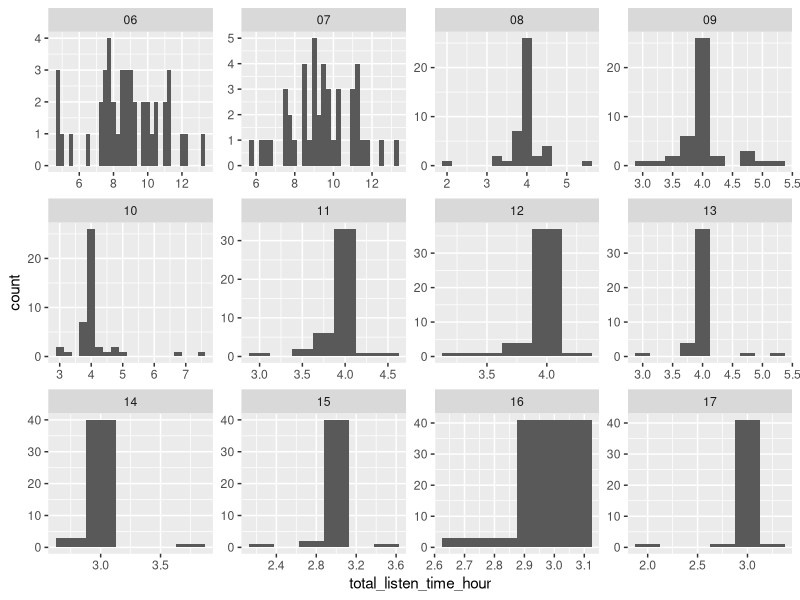

Here is the R script that generated this plot:
## ---- chunk 1
knitr::opts_chunk$set(echo = TRUE)
knitr::opts_knit$set(root.dir = normalizePath(".."))
library(tidyverse)
library(kableExtra)
## ---- chunk 2
listened_time <- read_csv("output/Total_Listen_Time_Summary.csv")
listened_time_with_months <- listened_time %>% 
    mutate(month = str_match(filename, "_(\\d{2})_")[,2]) %>% 
  #eb: there are much easier ways to d o this in r:)
  # cf strings cheatsheet here https://rstudio.com/resources/cheatsheets/
    select(filename, month, everything())
## ---- chunk 3
avgs <- listened_time_with_months %>% 
  group_by(month) %>% 
  summarise(avg_listen_time = round(mean(total_listen_time_hour), 2))

knitr::kable(
  avgs,
  caption = "Mean listened time per month in hours"
) %>%
  kable_styling(bootstrap_options = c("striped", "hover", "condensed"), full_width = F)

## ---- chunk 4
maxmin <- listened_time_with_months %>% #eb: outlier has a technical definition in stats that this doesn't meet
  group_by(month) %>% 
  summarise(max = max(total_listen_time_hour), min = min(total_listen_time_hour))
knitr::kable(
  maxmin,
  caption = "The maximum and minimum listened time per month in hours"
) %>%
  kable_styling(bootstrap_options = c("striped", "hover", "condensed"), full_width = F)
## ---- chunk 5
knitr::kable(
  listened_time_with_months[1:5,] %>% select(filename, ends_with("hour")),
  caption = "A tibble of listened time csv file"
) %>%
    kable_styling(bootstrap_options = c("striped", "hover", "condensed"), full_width = F, position = 'left')
## ---- chunk 6
ggplot(data = listened_time_with_months) + geom_histogram(mapping = aes(x = total_listen_time_hour),binwidth=.25) + facet_wrap(~ month, scales = "free")
## ---- chunk 7
knitr::kable(
sixseven_summary <- listened_time_with_months %>%
  select(filename, month, silence_time_hour, skip_time_hour, skip_silence_overlap_hour, end_time_hour, total_listen_time_hour) %>%
  filter(month %in% c("06","07") & (total_listen_time_hour>12 | total_listen_time_hour<8)) %>%
  mutate(calculation = sprintf("= %s - (%s + %s - %s)", end_time_hour, skip_time_hour, silence_time_hour, skip_silence_overlap_hour))
) %>%
  kable_styling(bootstrap_options = c("striped", "hover", "condensed"), full_width = F, fixed_thead = T) %>%
  column_spec(8, width = "2000px")
## ---- chunk 8
listened_time_with_months %>% 
  filter(month %in% c("08","09","10","11","12","13") & (total_listen_time_hour>4.25 | total_listen_time_hour<3.75))
  
## ---- chunk 9
listened_time_with_months %>% 
  filter(month %in% c("14","15","16","17") & (total_listen_time_hour>3.25 | total_listen_time_hour<2.75))
  
